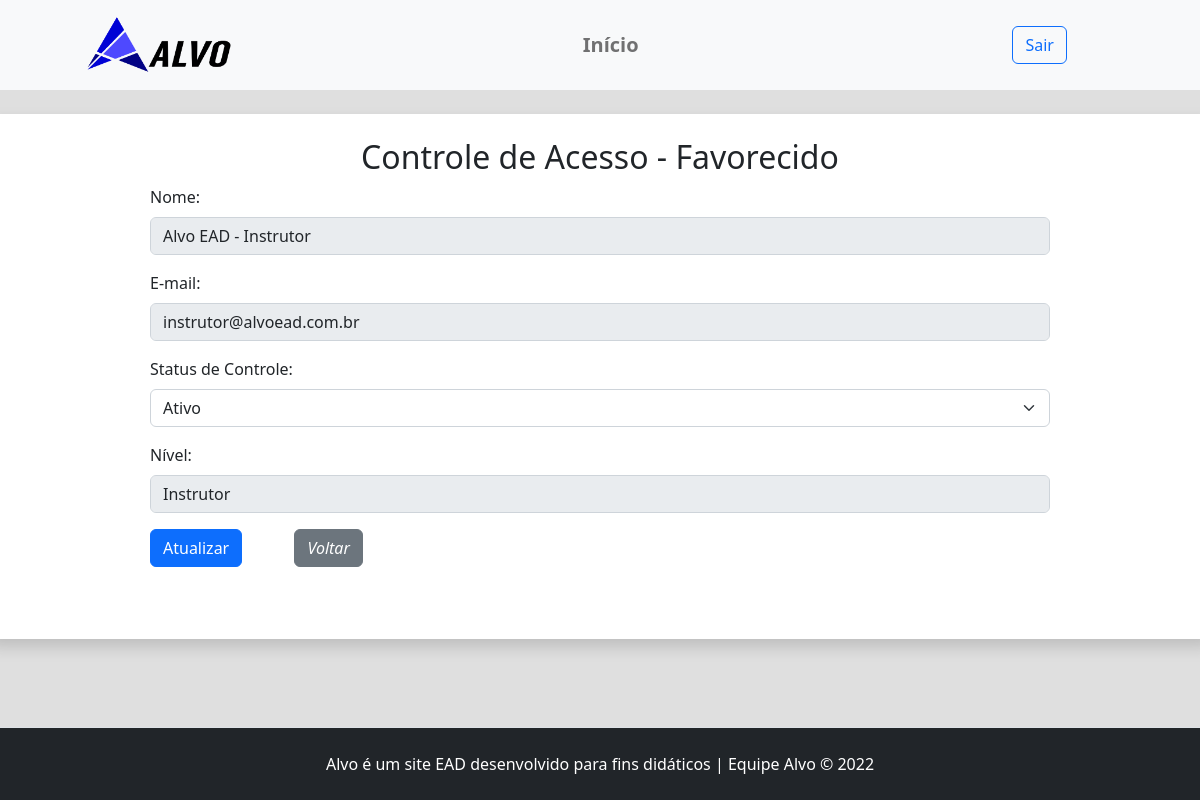
The page /admin/generico-ctracesso.php?id=2 (signed in) on the database its author committed.
### tables this page shows
CREATE TABLE `genericos` (
  `id` int(11) NOT NULL,
  `tipoFavorecido` int(11) NOT NULL,
  `cnpjcpf` varchar(30) NOT NULL,
  `nome` varchar(60) NOT NULL,
  `email` varchar(100) NOT NULL,
  `telefone` varchar(20) DEFAULT NULL,
  `cep` varchar(9) DEFAULT NULL,
  `endereco` varchar(60) DEFAULT NULL,
  `numero` varchar(20) DEFAULT NULL,
  `complemento` varchar(100) DEFAULT NULL,
  `bairro` varchar(60) DEFAULT NULL,
  `cidade` varchar(60) DEFAULT NULL,
  `uf` varchar(2) DEFAULT NULL,
  `codMunicipio` varchar(7) DEFAULT NULL,
  `ctrAcesso_id` int(11) DEFAULT NULL
);

CREATE TABLE `ctracessos` (
  `id` int(11) NOT NULL,
  `indicador` int(11) NOT NULL,
  `senha` varchar(255) NOT NULL,
  `generico_id` int(11) NOT NULL,
  `nivel_id` int(11) NOT NULL
);

CREATE TABLE `niveis` (
  `id` int(11) NOT NULL,
  `codNivel` int(11) NOT NULL,
  `descNivel` varchar(50) NOT NULL,
  `indicador` int(11) DEFAULT NULL
);

### src/Banco.php (called while the page is built, shortened)
<?php
abstract class Banco {
    private static string $servidor = "localhost";
    private static string $usuario = "root";
    private static string $senha = "";
    private static string $banco = "bd_alvo";
    private static PDO $conexao;
    public static function conecta():PDO {
        try {
            self::$conexao = new PDO(
                "mysql:host=".self::$servidor.";
                dbname=".self::$banco.";
                charset=utf8",
                self::$usuario,
                self::$senha
            );
            self::$conexao ->setAttribute(
                PDO::ATTR_ERRMODE,
                PDO::ERRMODE_EXCEPTION
            );
        } catch (Exception $erro) {
            die("Erro.: ".$erro->getMessage());
        }
        return self::$conexao;
    }
}

### src/Generico.php (called while the page is built, shortened)
<?php
final class Generico {
    private int $id;
    private PDO $conexao;
    public function __construct() {
        $this->conexao = Banco::conecta();
    }
    public function listarUmGenerico():array {
        $sql = "SELECT id, tipoFavorecido, cnpjcpf, nome, email, telefone, cep, endereco, numero, complemento, bairro, cidade, uf, codMunicipio, ctrAcesso_id FROM genericos WHERE id = :id";
        try {
            $consulta = $this->conexao->prepare($sql);
            $consulta->bindParam(':id', $this->id, PDO::PARAM_INT);
            $consulta->execute();
            $resultado = $consulta->fetch(PDO::FETCH_ASSOC);
        } catch (Exception $erro) {
            die("Erro: ".$erro->getMessage());
        }
        return $resultado;
    }
    public function setId(int $id)
    {
        $this->id = filter_var($id, FILTER_SANITIZE_NUMBER_INT);
    }
}

### src/CtrAcesso.php (called while the page is built, shortened)
<?php
final class CtrAcesso {
    private int $id;
    private PDO $conexao;
    public function __construct(){
        $this->conexao = Banco::conecta();
    }
    public function listarUmCtrAcesso():array {
        $sql = "SELECT ctracessos.id, ctracessos.indicador, ctracessos.generico_id, ctracessos.nivel_id, genericos.nome, niveis.descNivel FROM ctracessos
        INNER JOIN genericos ON ctracessos.generico_id = genericos.id
        INNER JOIN niveis ON ctracessos.nivel_id = niveis.id
        WHERE ctracessos.id = :id";
        try {
            $consulta = $this->conexao->prepare($sql);
            $consulta->bindParam(':id', $this->id, PDO::PARAM_INT);
            $consulta->execute();
            $resultado = $consulta->fetch(PDO::FETCH_ASSOC);
        } catch (Exception $erro) {
            die("Erro: ".$erro->getMessage());
        }
        return $resultado;
    }
    public function setId(int $id)
    {
        $this->id = filter_var($id, FILTER_SANITIZE_NUMBER_INT);
    }
}

### admin/generico-ctracesso.php (the view, shortened to what this page needs)
<?php
require_once "../inc/cabecalho-admin.php";
$OBJctrAcesso = new CtrAcesso;
$OBJctrAcesso->verificaAcessoAdmin();
$OBJgenerico = new Generico;
$OBJgenerico->setId($_GET['id']);
$dados = $OBJgenerico->listarUmGenerico();
$OBJctrAcesso->setId($dados['ctrAcesso_id']);
$dadosCtrAcesso = $OBJctrAcesso->listarUmCtrAcesso();
?>
<div class="row">
	<article class="col-12 bg-white rounded shadow py-4">
		<h2 class="text-center">
		Controle de Acesso - Favorecido
		</h2>
		<form class="mx-auto w-75" action="" method="post" id="form-atualizar" name="form-atualizar">
            <div class="mb-3">
				<label class="form-label" for="text">Nome:</label>
				<input class="form-control" type="text" id="nome" name="nome" value="<?=$dados['nome']?>" readonly>
			</div>
			<div class="mb-3">
				<label class="form-label" for="text">E-mail:</label>
				<input class="form-control" type="email" id="email" name="email" value="<?=$dados['email']?>" readonly>
			</div>
            <div class="mb-3">
				<label class="form-label" for="indicador">Status de Controle:</label>
                <select class="form-select" name="indicador" id="indicador" required>
                    <option
					<?php if ($dadosCtrAcesso['indicador'] == "0") echo " selected "?>
					value="0">Ativo</option>
                </select>
			</div>
			<div class="mb-3">
				<label class="form-label" for="nivel_id">Nível:</label>
				<input class="form-control" type="text" id="nivel_id" name="nivel_id" value="<?=$dadosCtrAcesso['descNivel']?>" readonly>
			</div>
			<button class="btn btn-primary" name="atualizar"><i class="bi bi-arrow-clockwise"></i> Atualizar</button>
			<a class="btn btn-secondary ms-5" href="generico.php"><i class="bi bi-pencil"> Voltar</i></a>
			<br class="mb-5">
			<br class="mb-5">
			<br class="mb-5">
		</form>
	</article>
</div>
<?php
require_once "../inc/rodape-admin.php";
?>
</body>
</html>

### css/style.css (style rules this page uses)
body { overflow-x: hidden; }
.cor-fundo { background-color: rgb(223, 223, 223); }

### rows shown on the page
genericos: nome "Alvo EAD - Instrutor", email "instrutor@alvoead.com.br"
ctracessos: indicador "Ativo", nivel_id "Instrutor"
